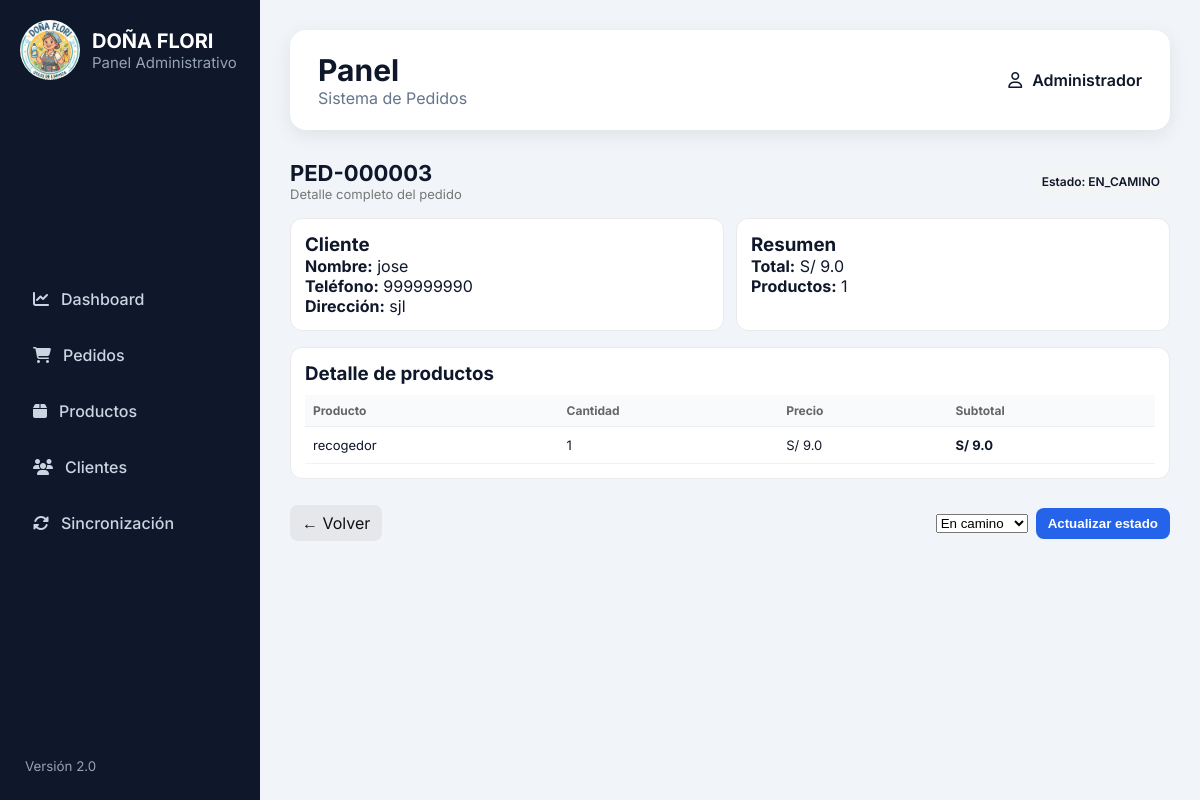
The app's page /admin/pedido/3, older data.
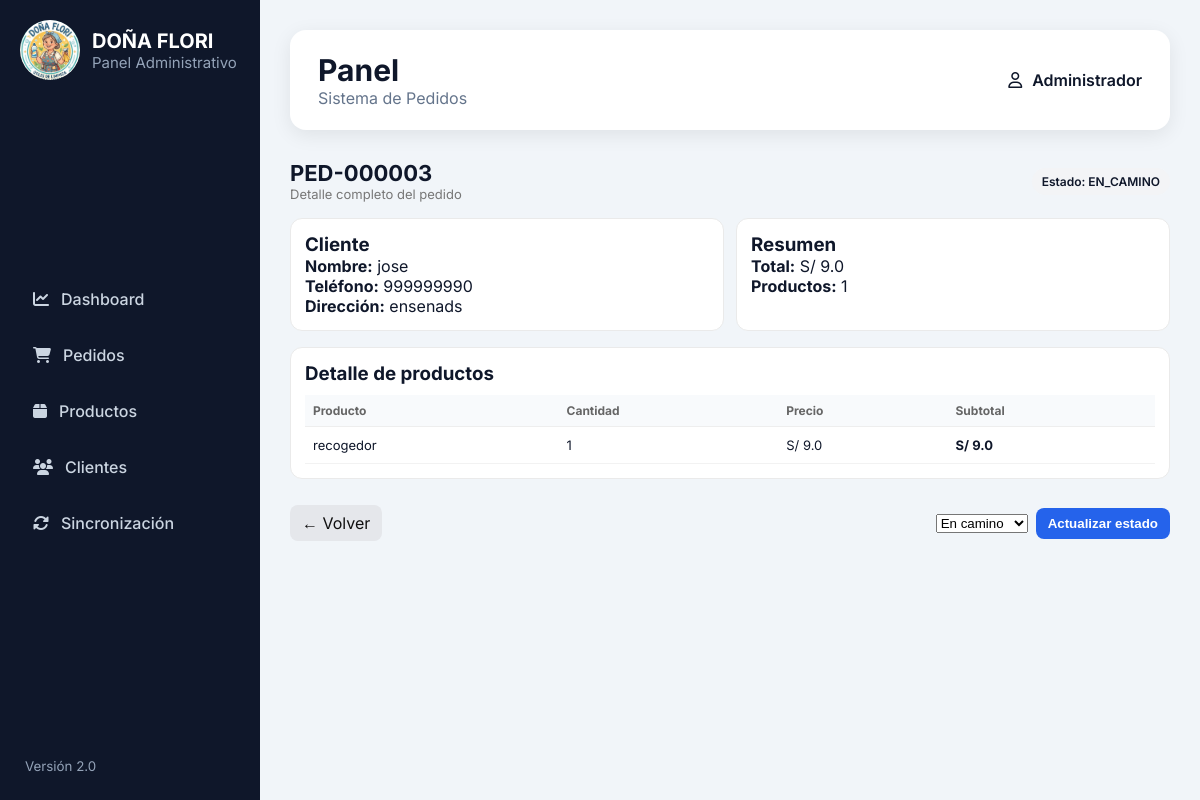
The same page, newer data.
### tables this page shows
CREATE TABLE clientes(

            id INTEGER PRIMARY KEY AUTOINCREMENT,

            nombre TEXT NOT NULL,

            telefono TEXT,

            direccion TEXT,

            referencia TEXT,

            fecha_registro TEXT,

            ultima_compra TEXT,

            activo INTEGER DEFAULT 1                   
        );

### app.py (the view)
@app.route("/admin/pedido/<int:pedido_id>")
def admin_detalle_pedido(pedido_id):
    pedido = obtener_pedido_completo(pedido_id)
    return render_template(
        "admin/detalle_pedido.html",
        pedido=pedido
    )

### services/database_service.py (called while the page is built)
def conectar():
    conexion = sqlite3.connect(DATABASE)
    conexion.row_factory = sqlite3.Row
    return conexion

### services/pedido_service.py (called while the page is built)
def obtener_pedido_detalle(pedido_id):
    conn = conectar()
    cursor = conn.cursor()
    cursor.execute("""
        SELECT

            producto_codigo,
            producto,
            marca,
            presentacion,
            cantidad,
            precio_unitario,
            subtotal

        FROM detalle_pedido

        WHERE pedido_id = ?

        ORDER BY id
    """, (pedido_id,))
    rows = cursor.fetchall()
    conn.close()
    detalle = []
    for row in rows:
        detalle.append({
            "codigo": row["producto_codigo"],
            "producto": row["producto"],
            "marca": row["marca"],
            "presentacion": row["presentacion"],
            "cantidad": row["cantidad"],
            "precio_unitario": row["precio_unitario"],
            "subtotal": row["subtotal"]
        })
    return detalle

### templates/admin/detalle_pedido.html (shortened to what this page needs)
{% extends "admin/base_admin.html" %}
{% block content %}
<div class="erp-container">
    <div class="erp-header">
        <div>
            <h1 class="erp-title">{{ pedido.numero }}</h1>
            <p class="erp-subtitle">Detalle completo del pedido</p>
        </div>
        <div class="badge-status">
            Estado: {{ pedido.estado }}
        </div>
    </div>
    <div class="erp-grid">
        <div class="erp-card">
            <h3>Cliente</h3>
            <p><strong>Nombre:</strong> {{ pedido.cliente.nombre }}</p>
            <p><strong>Teléfono:</strong> {{ pedido.cliente.telefono }}</p>
            <p><strong>Dirección:</strong> {{ pedido.cliente.direccion }}</p>
        </div>
        <div class="erp-card">
            <h3>Resumen</h3>
            <p><strong>Total:</strong> S/ {{ pedido.total }}</p>
            <p><strong>Productos:</strong> {{ pedido.detalle|length }}</p>
        </div>
    </div>
    <div class="erp-card full">
        <h3>Detalle de productos</h3>
        <table class="erp-table">
            <thead>
                <tr>
                    <th>Producto</th>
                    <th>Cantidad</th>
                    <th>Precio</th>
                    <th>Subtotal</th>
                </tr>
            </thead>
            <tbody>
                {% for item in pedido.detalle %}
                <tr>
                    <td>{{ item.producto }}</td>
                    <td>{{ item.cantidad }}</td>
                    <td>S/ {{ item.precio_unitario }}</td>
                    <td><strong>S/ {{ item.subtotal }}</strong></td>
                </tr>
                {% endfor %}
            </tbody>
        </table>
    </div>
    <div class="erp-actions">
        <a href="/admin/pedidos" class="btn-secondary">
            ← Volver
        </a>
        <div class="erp-status-update">
            <form method="POST" action="/admin/pedido/{{ pedido.id }}/estado">
                <select name="estado" class="input">
                    <option value="EN_CAMINO" {% if pedido.estado=="EN_CAMINO" %}selected{% endif %}>
                        En camino
                    </option>
                </select>
                <button class="btn-primary" type="submit">
                    Actualizar estado
                </button>
            </form>
        </div>
    </div>
</div>
{% endblock %}

Row changes from the older to the newer data that the page shows:
changed clientes "jose": cliente.direccion "sjl" → "ensenads"
